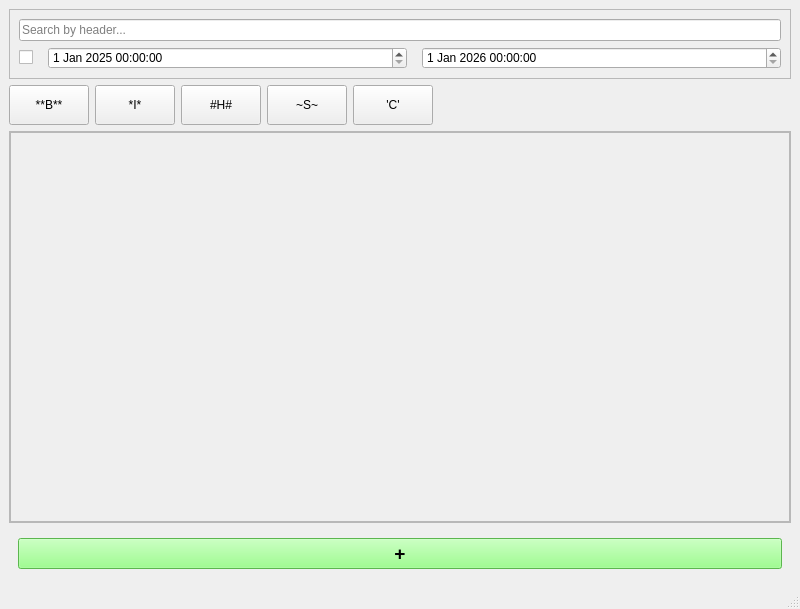
<?xml version="1.0" encoding="UTF-8"?>
<ui version="4.0">
 <class>TextWindow</class>
 <widget class="QMainWindow" name="TextWindow">
  <property name="geometry">
   <rect>
    <x>0</x>
    <y>0</y>
    <width>800</width>
    <height>609</height>
   </rect>
  </property>
  <property name="windowTitle">
   <string/>
  </property>
  <widget class="QWidget" name="centralwidget">
   <layout class="QVBoxLayout" name="verticalLayout_2">
    <item>
     <widget class="QFrame" name="filterFrame">
      <property name="frameShape">
       <enum>QFrame::Shape::StyledPanel</enum>
      </property>
      <property name="frameShadow">
       <enum>QFrame::Shadow::Raised</enum>
      </property>
      <layout class="QVBoxLayout" name="verticalLayout_3">
       <item>
        <widget class="QLineEdit" name="headerSearch">
         <property name="text">
          <string/>
         </property>
         <property name="placeholderText">
          <string>Search by header...</string>
         </property>
         <property name="clearButtonEnabled">
          <bool>true</bool>
         </property>
        </widget>
       </item>
       <item>
        <widget class="QFrame" name="timeFilterFrame">
         <property name="styleSheet">
          <string notr="true">QFrame
{
border:none;
}</string>
         </property>
         <property name="frameShape">
          <enum>QFrame::Shape::StyledPanel</enum>
         </property>
         <property name="frameShadow">
          <enum>QFrame::Shadow::Raised</enum>
         </property>
         <layout class="QHBoxLayout" name="horizontalLayout">
          <property name="spacing">
           <number>15</number>
          </property>
          <property name="leftMargin">
           <number>0</number>
          </property>
          <property name="topMargin">
           <number>0</number>
          </property>
          <property name="rightMargin">
           <number>0</number>
          </property>
          <property name="bottomMargin">
           <number>0</number>
          </property>
          <item>
           <widget class="QCheckBox" name="timeFilterCheckBox">
            <property name="sizePolicy">
             <sizepolicy hsizetype="Fixed" vsizetype="Fixed">
              <horstretch>0</horstretch>
              <verstretch>0</verstretch>
             </sizepolicy>
            </property>
            <property name="text">
             <string/>
            </property>
           </widget>
          </item>
          <item>
           <widget class="QDateTimeEdit" name="timeFilterStart">
            <property name="dateTime">
             <datetime>
              <hour>0</hour>
              <minute>0</minute>
              <second>0</second>
              <year>2025</year>
              <month>1</month>
              <day>1</day>
             </datetime>
            </property>
           </widget>
          </item>
          <item>
           <widget class="QDateTimeEdit" name="timeFilterEnd">
            <property name="dateTime">
             <datetime>
              <hour>0</hour>
              <minute>0</minute>
              <second>0</second>
              <year>2026</year>
              <month>1</month>
              <day>1</day>
             </datetime>
            </property>
           </widget>
          </item>
         </layout>
        </widget>
       </item>
      </layout>
     </widget>
    </item>
    <item>
     <widget class="QFrame" name="frame">
      <property name="minimumSize">
       <size>
        <width>40</width>
        <height>0</height>
       </size>
      </property>
      <property name="styleSheet">
       <string notr="true">QFrame {border:none;}</string>
      </property>
      <property name="frameShape">
       <enum>QFrame::Shape::StyledPanel</enum>
      </property>
      <property name="frameShadow">
       <enum>QFrame::Shadow::Raised</enum>
      </property>
      <layout class="QHBoxLayout" name="horizontalLayout_3">
       <property name="spacing">
        <number>6</number>
       </property>
       <property name="leftMargin">
        <number>0</number>
       </property>
       <property name="topMargin">
        <number>0</number>
       </property>
       <property name="rightMargin">
        <number>0</number>
       </property>
       <property name="bottomMargin">
        <number>0</number>
       </property>
       <item>
        <widget class="QPushButton" name="boldFormatterButton">
         <property name="sizePolicy">
          <sizepolicy hsizetype="Minimum" vsizetype="Minimum">
           <horstretch>0</horstretch>
           <verstretch>0</verstretch>
          </sizepolicy>
         </property>
         <property name="minimumSize">
          <size>
           <width>40</width>
           <height>40</height>
          </size>
         </property>
         <property name="focusPolicy">
          <enum>Qt::FocusPolicy::NoFocus</enum>
         </property>
         <property name="text">
          <string>**B**</string>
         </property>
        </widget>
       </item>
       <item>
        <widget class="QPushButton" name="italicFormatterButton">
         <property name="sizePolicy">
          <sizepolicy hsizetype="Minimum" vsizetype="Minimum">
           <horstretch>0</horstretch>
           <verstretch>0</verstretch>
          </sizepolicy>
         </property>
         <property name="minimumSize">
          <size>
           <width>40</width>
           <height>40</height>
          </size>
         </property>
         <property name="focusPolicy">
          <enum>Qt::FocusPolicy::NoFocus</enum>
         </property>
         <property name="text">
          <string>*I*</string>
         </property>
        </widget>
       </item>
       <item>
        <widget class="QPushButton" name="headerFormatterButton">
         <property name="sizePolicy">
          <sizepolicy hsizetype="Minimum" vsizetype="Minimum">
           <horstretch>0</horstretch>
           <verstretch>0</verstretch>
          </sizepolicy>
         </property>
         <property name="minimumSize">
          <size>
           <width>40</width>
           <height>40</height>
          </size>
         </property>
         <property name="focusPolicy">
          <enum>Qt::FocusPolicy::NoFocus</enum>
         </property>
         <property name="text">
          <string>#H#</string>
         </property>
        </widget>
       </item>
       <item>
        <widget class="QPushButton" name="strikeFormatterButton">
         <property name="sizePolicy">
          <sizepolicy hsizetype="Minimum" vsizetype="Minimum">
           <horstretch>0</horstretch>
           <verstretch>0</verstretch>
          </sizepolicy>
         </property>
         <property name="minimumSize">
          <size>
           <width>40</width>
           <height>40</height>
          </size>
         </property>
         <property name="focusPolicy">
          <enum>Qt::FocusPolicy::NoFocus</enum>
         </property>
         <property name="text">
          <string>~S~</string>
         </property>
        </widget>
       </item>
       <item>
        <widget class="QPushButton" name="codeFormatterButton">
         <property name="sizePolicy">
          <sizepolicy hsizetype="Minimum" vsizetype="Minimum">
           <horstretch>0</horstretch>
           <verstretch>0</verstretch>
          </sizepolicy>
         </property>
         <property name="minimumSize">
          <size>
           <width>40</width>
           <height>40</height>
          </size>
         </property>
         <property name="focusPolicy">
          <enum>Qt::FocusPolicy::NoFocus</enum>
         </property>
         <property name="text">
          <string>'C'</string>
         </property>
        </widget>
       </item>
       <item>
        <spacer name="horizontalSpacer">
         <property name="orientation">
          <enum>Qt::Orientation::Horizontal</enum>
         </property>
         <property name="sizeHint" stdset="0">
          <size>
           <width>40</width>
           <height>20</height>
          </size>
         </property>
        </spacer>
       </item>
      </layout>
     </widget>
    </item>
    <item>
     <widget class="QScrollArea" name="scrollArea">
      <property name="widgetResizable">
       <bool>true</bool>
      </property>
      <widget class="QWidget" name="textScrollArea">
       <property name="geometry">
        <rect>
         <x>0</x>
         <y>0</y>
         <width>780</width>
         <height>359</height>
        </rect>
       </property>
       <property name="autoFillBackground">
        <bool>true</bool>
       </property>
       <layout class="QVBoxLayout" name="verticalLayout">
        <property name="spacing">
         <number>12</number>
        </property>
        <property name="leftMargin">
         <number>0</number>
        </property>
        <property name="topMargin">
         <number>0</number>
        </property>
        <property name="rightMargin">
         <number>0</number>
        </property>
        <property name="bottomMargin">
         <number>0</number>
        </property>
        <item>
         <widget class="QFrame" name="textFrame">
          <property name="sizePolicy">
           <sizepolicy hsizetype="Preferred" vsizetype="Expanding">
            <horstretch>0</horstretch>
            <verstretch>0</verstretch>
           </sizepolicy>
          </property>
          <property name="styleSheet">
           <string notr="true"/>
          </property>
          <property name="frameShape">
           <enum>QFrame::Shape::StyledPanel</enum>
          </property>
          <property name="frameShadow">
           <enum>QFrame::Shadow::Raised</enum>
          </property>
          <layout class="QVBoxLayout" name="mainTextLayout">
           <item>
            <spacer name="verticalSpacer">
             <property name="orientation">
              <enum>Qt::Orientation::Vertical</enum>
             </property>
             <property name="sizeHint" stdset="0">
              <size>
               <width>20</width>
               <height>40</height>
              </size>
             </property>
            </spacer>
           </item>
          </layout>
         </widget>
        </item>
       </layout>
      </widget>
     </widget>
    </item>
    <item>
     <widget class="QFrame" name="frame_2">
      <property name="minimumSize">
       <size>
        <width>0</width>
        <height>0</height>
       </size>
      </property>
      <property name="styleSheet">
       <string notr="true">QFrame
{
border:none;
}</string>
      </property>
      <property name="frameShape">
       <enum>QFrame::Shape::StyledPanel</enum>
      </property>
      <property name="frameShadow">
       <enum>QFrame::Shadow::Raised</enum>
      </property>
      <layout class="QHBoxLayout" name="horizontalLayout_2">
       <item>
        <widget class="QPushButton" name="createButton">
         <property name="sizePolicy">
          <sizepolicy hsizetype="Preferred" vsizetype="Fixed">
           <horstretch>0</horstretch>
           <verstretch>0</verstretch>
          </sizepolicy>
         </property>
         <property name="minimumSize">
          <size>
           <width>0</width>
           <height>0</height>
          </size>
         </property>
         <property name="font">
          <font>
           <pointsize>14</pointsize>
           <bold>true</bold>
          </font>
         </property>
         <property name="styleSheet">
          <string notr="true">QPushButton {
    background-color: rgb(129, 255, 110);
    color: black;
}

QPushButton:hover {
    background-color: rgb(119, 235, 100);
}

QPushButton:pressed {
    background-color: rgb(109, 215, 90);
}</string>
         </property>
         <property name="text">
          <string>+</string>
         </property>
         <property name="flat">
          <bool>false</bool>
         </property>
        </widget>
       </item>
      </layout>
     </widget>
    </item>
   </layout>
  </widget>
  <widget class="QMenuBar" name="menubar">
   <property name="geometry">
    <rect>
     <x>0</x>
     <y>0</y>
     <width>800</width>
     <height>21</height>
    </rect>
   </property>
  </widget>
  <widget class="QStatusBar" name="statusbar"/>
 </widget>
 <resources/>
 <connections/>
</ui>
